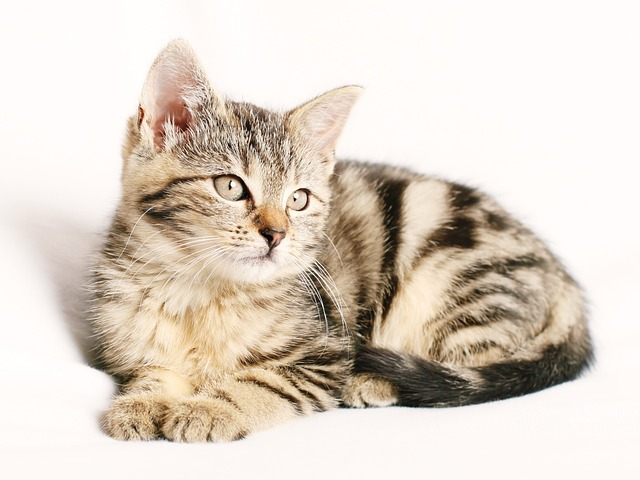
#> input picture opencv/data/cat.jpg, 640 x 480 px, found by its file name
$ jupyter execute cat.ipynb
#> lines starting #> are read from the running program, lines starting #| are printed output that depends on the picture; after the words box and inside, x2 and y2 are one past the last pixel; in counts of white or black regions, pixels touching at a corner belong together
[cell 1]
import numpy as np
import matplotlib.pyplot as plt
import cv2
import sys
import pandas as pd

img = cv2.imread('/home/kkyu/amr_ws/opencv/data/cat.jpg', cv2.IMREAD_GRAYSCALE)
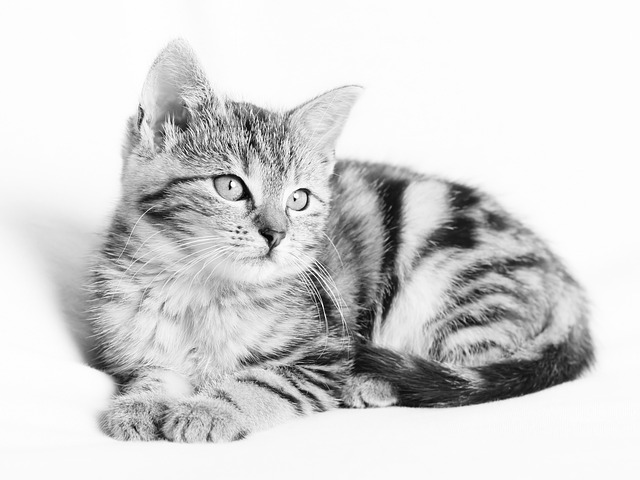
#> img: shape (480, 640); min 0, max 255, mean 212.7
img = cv2.resize(img, (800,600))
#> img: shape (600, 800)

ret, mask = cv2.threshold(img, 246, 255, cv2.THRESH_BINARY_INV)
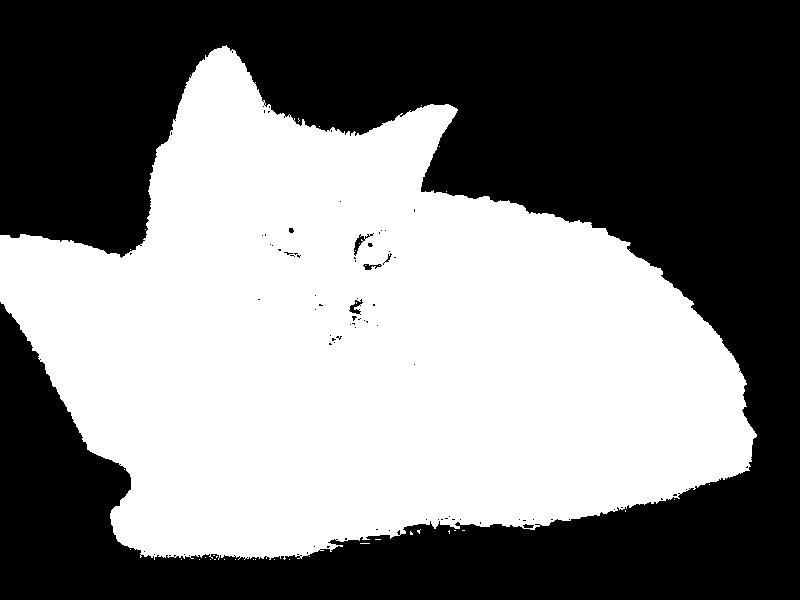
#> mask: shape (600, 800); 49% white; 39 white regions (38 under 20 px), largest, box (x1, y1, x2, y2) and area: (0, 45, 757, 560) 235031
kernel = np.ones((5,5), dtype = np.uint8)
closing = cv2.morphologyEx(mask, cv2.MORPH_CLOSE, kernel)
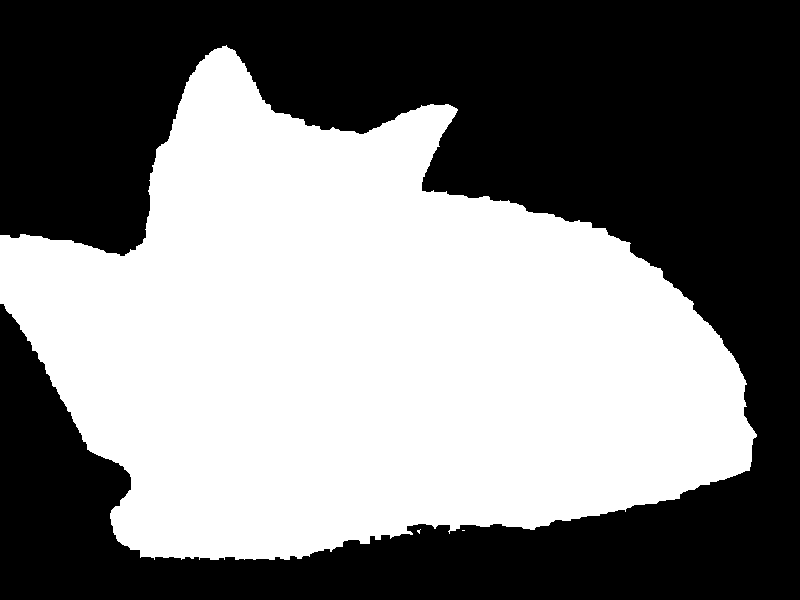
#> closing: shape (600, 800); 49.3% white; 3 white regions (2 under 20 px), largest, box (x1, y1, x2, y2) and area: (0, 45, 757, 560) 236517

cv2.imshow('original', img)
cv2.imshow('mask', mask)
cv2.imshow('closing', closing)

cv2.waitKey()
cv2.destroyAllWindows()

$ run again, with opencv/data/Giraffe.jpg copied over opencv/data/cat.jpg
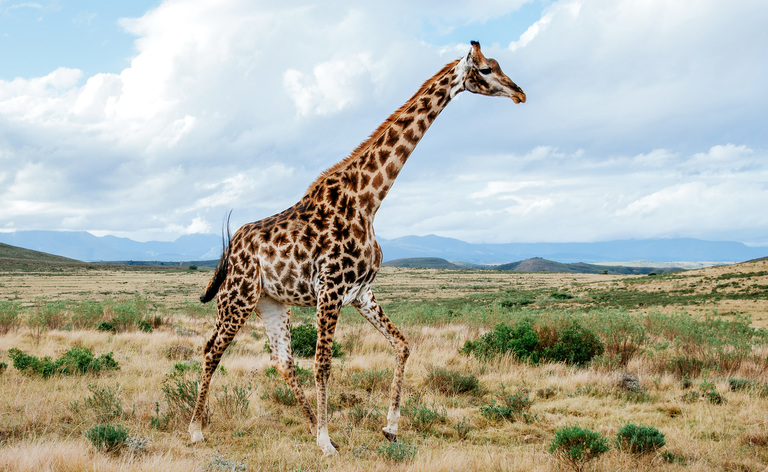
#> input picture opencv/data/Giraffe.jpg, 768 x 472 px, found by its file name
#> `ret, mask = cv2.threshold(img, 246, 255, cv2.THRESH_BINARY_INV)`:
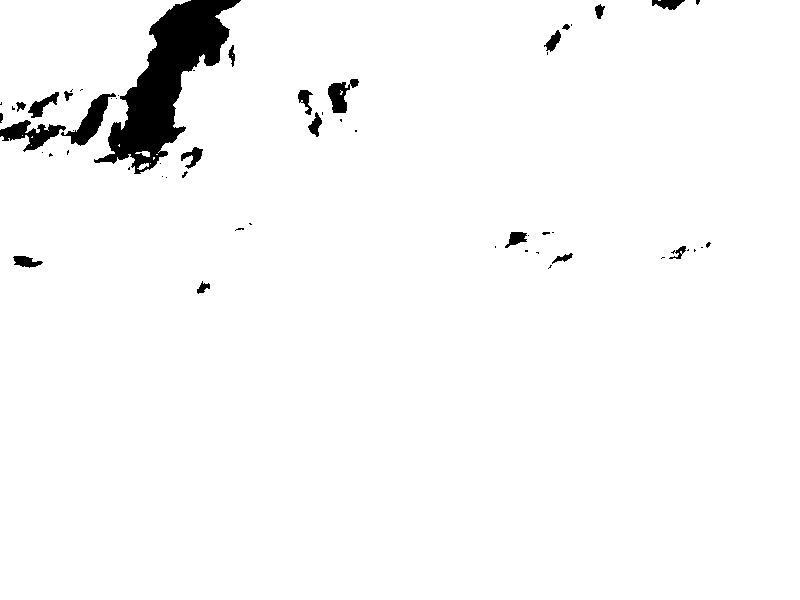
#> mask: shape (600, 800); 97% white; 58 black regions (37 under 20 px), largest, box (x1, y1, x2, y2) and area: (94, 0, 241, 174) 9447, (61, 93, 116, 146) 942, (0, 120, 66, 152) 902
#> `closing = cv2.morphologyEx(mask, cv2.MORPH_CLOSE, kernel)`:
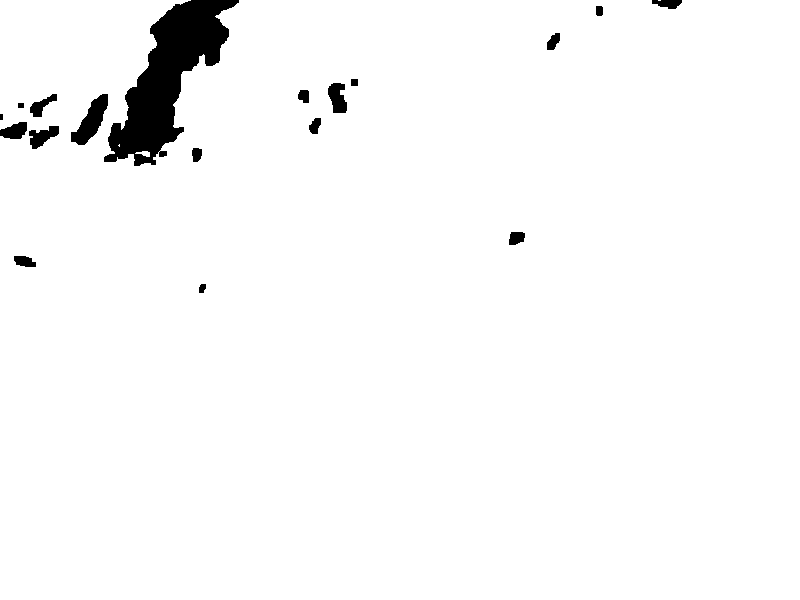
#> closing: shape (600, 800); 97.3% white; 18 black regions (1 under 20 px), largest, box (x1, y1, x2, y2) and area: (104, 0, 239, 166) 9201, (71, 94, 108, 145) 876, (328, 83, 347, 113) 415
